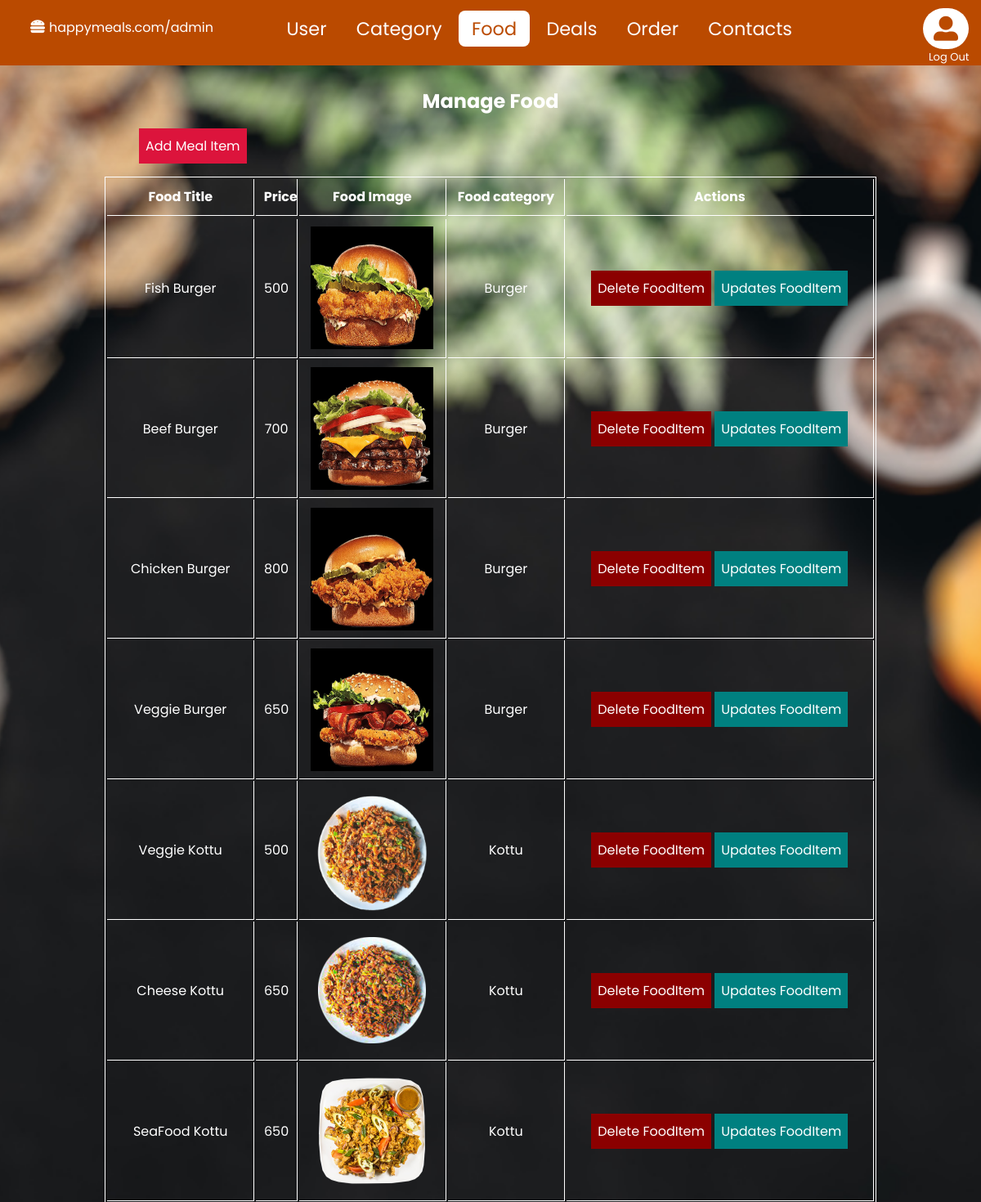
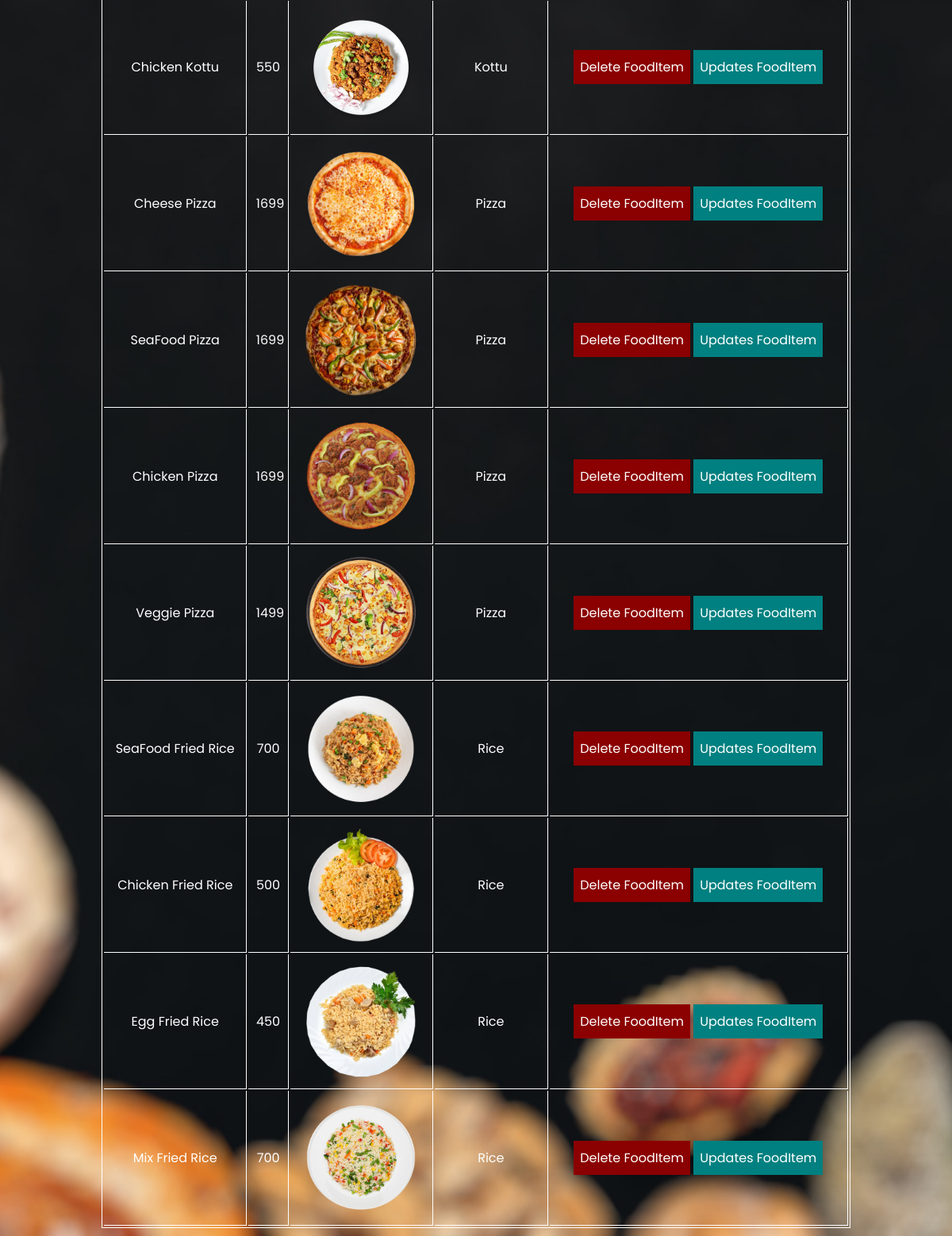
/adminSide/admin-food.php (signed in), run on the app's committed database (2 pictures, top to bottom).
### tables this page shows
CREATE TABLE `food_items` (
  `food_id` int(11) NOT NULL,
  `food_name` varchar(255) NOT NULL,
  `food_price` int(11) NOT NULL,
  `food_image` varchar(255) NOT NULL,
  `food_catagory` varchar(255) NOT NULL
);

### adminSide/admin-food.php (the view, shortened to what this page needs)
<?php
	  include '../config.php';
      include('adminnav.php');
?>
     <div class="managerUser">
            <h2>Manage Food</h2>
            <br>
            <a href="add-fooditem.php" class = "add">Add Meal Item</a><br><br>
            <center>
            <table>
                <tr>
                    <th>Food Title</th>
                    <th>Price</th>
                    <th>Food Image</th>
                    <th>Food category</th>
                    <th>Actions</th>
                </tr>
                <tr>
                <?php
                            $sql = "SELECT * FROM food_items";
                            $result = mysqli_query($conn,$sql);
                            while( $row = mysqli_fetch_array($result))
                            {
                                 $id = $row['food_id'];
                                    ?><tr>
                                        <td><?php echo $row['food_name']?></td>
                                        <td><?php echo $row['food_price']?></td>
                                        <td><img src="../Images/<?=$row['food_image']?>" alt="Image " srcset="" width = "150px" height = "150px"></td>
                                        <td><?php echo $row['food_catagory']?></td>
                                        <td><a href="deletemeal.php?id=<?php echo $id ?>" class = "delete">Delete FoodItem</a>
                                        <a href="updatemeal.php?id=<?php echo $id ?>" class = "update">Updates FoodItem</a></td>
                                    </tr>
                                    <?php
                            }
                        ?>
                </tr>
            </table>
            </center>
     </div>
</body>
</html>

### style/navbar.css (style rules this page uses)
* { padding: 0; margin: 0; box-sizing: border-box; }
body { font-family: 'Poppins', sans-serif; }

### style/admin.css (style rules this page uses)
body { background-image: url(../Images/adminback.jpg); color:white; background-size: cover; background-position: center; }
h2 { justify-content: center; text-align: center; }
.managerUser { margin-top: 1rem; padding: 10px; }
.managerUser table { width: 80%; border: 0.5px solid white; }
.managerUser table th,td { border-bottom: 0.5px solid white; border-right: 0.5px solid white; padding: 1%; text-align: center; }
.managerUser a { text-decoration: none; color: white; padding: 10px 8px; }
.managerUser .add { margin-left: 10rem; background-color: crimson; }
.managerUser .delete { background-color:darkred; }
.managerUser .update { background-color:teal; }

### data on the page
food_items: food_name "Fish Burger", food_price "500", food_image (picture), food_catagory "Burger"
food_items: food_name "Beef Burger", food_price "700", food_image (picture), food_catagory "Burger"
food_items: food_name "Chicken Burger", food_price "800", food_image (picture), food_catagory "Burger"
food_items: food_name "Veggie Burger", food_price "650", food_image (picture), food_catagory "Burger"
food_items: food_name "Veggie Kottu", food_price "500", food_image (picture), food_catagory "Kottu"
food_items: food_name "Cheese Kottu", food_price "650", food_image (picture), food_catagory "Kottu"
food_items: food_name "SeaFood Kottu", food_price "650", food_image (picture), food_catagory "Kottu"
food_items: food_name "Chicken Kottu", food_price "550", food_image (picture), food_catagory "Kottu"
food_items: food_name "Cheese Pizza", food_price "1699", food_image (picture), food_catagory "Pizza"
food_items: food_name "SeaFood Pizza", food_price "1699", food_image (picture), food_catagory "Pizza"
food_items: food_name "Chicken Pizza", food_price "1699", food_image (picture), food_catagory "Pizza"
food_items: food_name "Veggie Pizza", food_price "1499", food_image (picture), food_catagory "Pizza"
food_items: food_name "SeaFood Fried Rice", food_price "700", food_image (picture), food_catagory "Rice"
food_items: food_name "Chicken Fried Rice", food_price "500", food_image (picture), food_catagory "Rice"
food_items: food_name "Egg Fried Rice", food_price "450", food_image (picture), food_catagory "Rice"
food_items: food_name "Mix Fried Rice", food_price "700", food_image (picture), food_catagory "Rice"

### other printed values
$_SESSION['username'] "admin"
